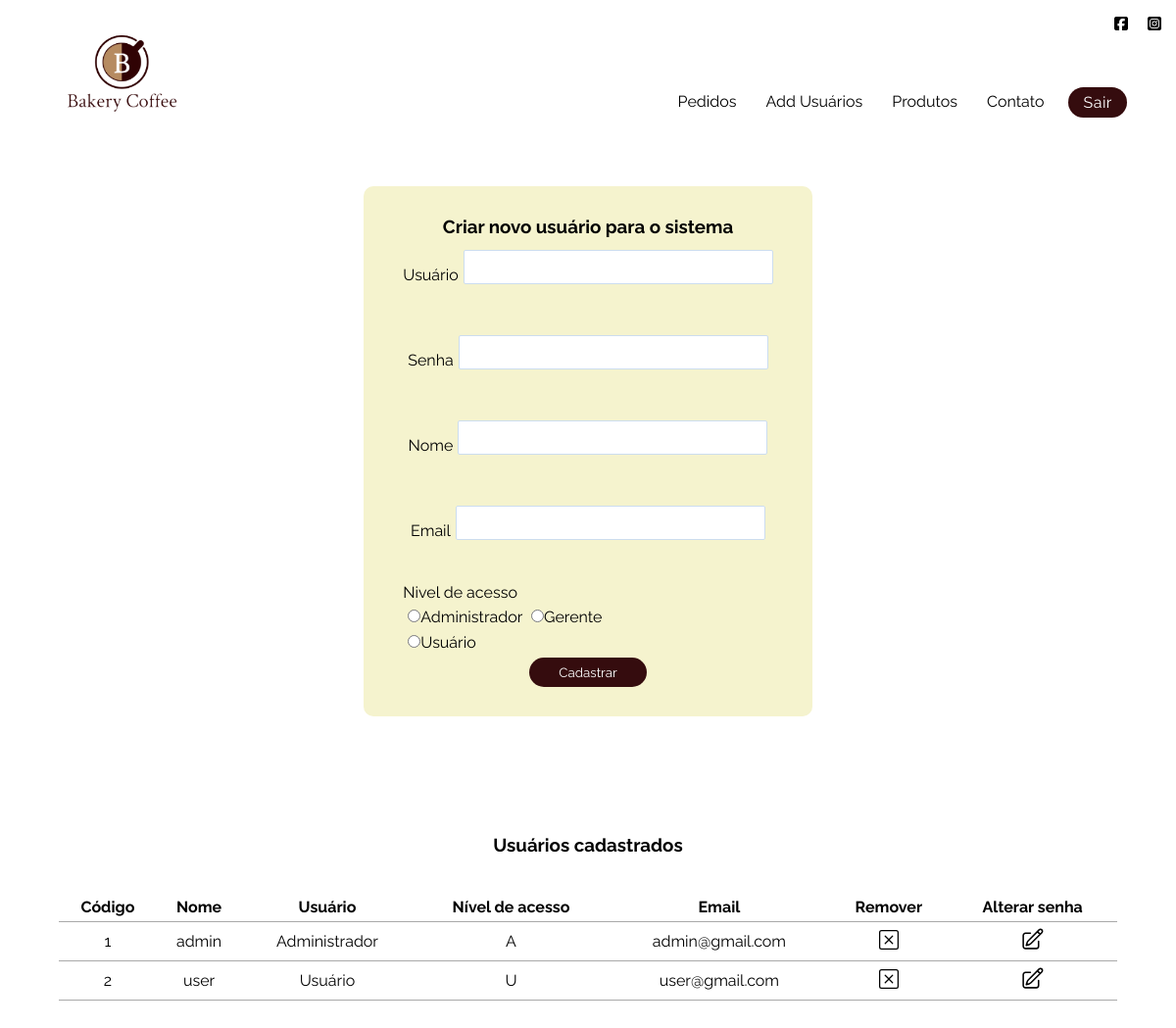
/cria_usuarios.php (signed in), run on the app's committed database.
### tables this page shows
CREATE TABLE usuarios (
  id_usuario int NOT NULL AUTO_INCREMENT,
  username varchar(50) NOT NULL,
  password varchar(255) NOT NULL,
  name varchar(50) NOT NULL,
  email varchar(50) NOT NULL,
  level char(1) NOT NULL,
  PRIMARY KEY (id_usuario)
);

### show_users.php (the view, shortened to what this page needs)
<?php
    include 'bd_connect.php';
    $query = "select * from usuarios";
    $usuarios = mysqli_query($con,$query);
        echo "<table class='tb' cellspacing='10' cellpadding='5'>
        <thead>
          <tr>
            <th>Código</th>
            <th>Nome</th>
            <th>Usuário</th>
            <th>Nível de acesso</th>
            <th>Email</th>
            <th>Remover</th>
            <th>Alterar senha</th>
          </tr>
        </thead>
        <tbody>";
            while($row = mysqli_fetch_assoc($usuarios)) {
                  echo "<tr>";
                  echo "<td>".$row['id_usuario']."</td>";
                  echo "<td>".$row['username']."</td>";
                  echo "<td>".$row['name']."</td>";
                  echo "<td>".$row['level']."</td>";
                  echo "<td>".$row['email']."</td>";
                  echo "<td><a href='confirm_remove.php?user=".$row['username']."'>
                  <svg xmlns='http://www.w3.org/2000/svg' width='20' height='20' color='black' fill='currentColor' class='bi bi-x-square' viewBox='0 0 16 16'>
						  <path d='M14 1a1 1 0 0 1 1 1v12a1 1 0 0 1-1 1H2a1 1 0 0 1-1-1V2a1 1 0 0 1 1-1h12zM2 0a2 2 0 0 0-2 2v12a2 2 0 0 0 2 2h12a2 2 0 0 0 2-2V2a2 2 0 0 0-2-2H2z'/>
						  <path d='M4.646 4.646a.5.5 0 0 1 .708 0L8 7.293l2.646-2.647a.5.5 0 0 1 .708.708L8.707 8l2.647 2.646a.5.5 0 0 1-.708.708L8 8.707l-2.646 2.647a.5.5 0 0 1-.708-.708L7.293 8 4.646 5.354a.5.5 0 0 1 0-.708z'/>
				    </svg>
                  </a></td>";
                  echo "<td><a href='altera_senha.php?user=".$row['username']."'>
                  <svg xmlns='http://www.w3.org/2000/svg' width='25' height='25' color='black' fill='none' viewBox='0 0 24 24' stroke-width='1.5' stroke='currentColor' class='w-6 h-6'>
                <path stroke-linecap='round' stroke-linejoin='round' d='M16.862 4.487l1.687-1.688a1.875 1.875 0 112.652 2.652L10.582 16.07a4.5 4.5 0 01-1.897 1.13L6 18l.8-2.685a4.5 4.5 0 011.13-1.897l8.932-8.931zm0 0L19.5 7.125M18 14v4.75A2.25 2.25 0 0115.75 21H5.25A2.25 2.25 0 013 18.75V8.25A2.25 2.25 0 015.25 6H10' />
                </svg>
                  </a></td>";
                  echo "</tr>";
              }
       echo " </tbody>
      </table> <br><br><br><br><br><br><br><br><br><br>";
?>

### css/style2.css (style rules this page uses)
* { margin: 0px; padding: 0px; font-family: 'Raleway', serif; }
td { padding: 5px 5px 5px 5px; }
th { padding: 5px 5px 5px 5px; }
table { width: 90%; border-collapse: collapse; margin: auto; text-align: center; background-color: #fff; }
.tb { border-radius: 15px 15px 0 0; }
thead tr th { border-bottom: 1px solid #a9a9a9; }
tbody tr td { border-bottom: 1px solid #a9a9a9; }

### data on the page
usuarios: id_usuario "1", username "admin", name "Administrador", level "A", email "admin@gmail.com"
usuarios: id_usuario "2", username "user", name "Usuário", level "U", email "user@gmail.com"
